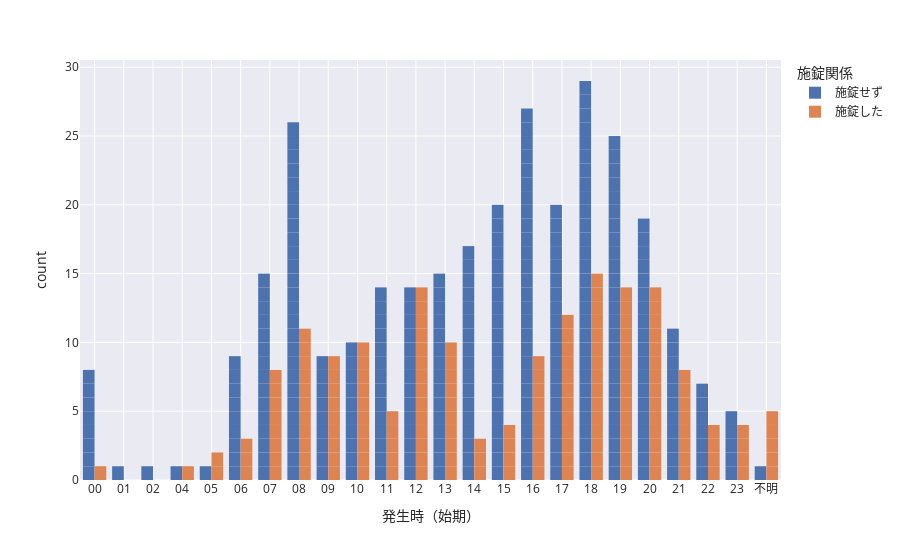

Source (notebook cell):
### Markdown cell above
↑上のチャートの凡例ののカテゴリーをダブルクリックするとどうなる？

`barmode='group'`を足すと何がどのように変わる？

### Code cell
fig = px.bar(kashiwa,
            x='発生時（始期）',
            color='施錠関係',
            barmode='group', # group the categories,
            template='seaborn'
            )
fig.update_traces(
    marker_line_width=0
)
fig.update_xaxes(categoryorder='category ascending')
fig.show()

### Figure 1 — Plotly figure (JSON) as saved in the notebook; plotly's stock layout.template omitted (floating-point values rounded to 4 significant figures; data arrays with more than 128 entries replaced by an {"elided": "..."} marker saying what was removed)
{"data": [{"alignmentgroup": "True", "hovertemplate": "施錠関係=施錠せず<br>発生時（始期）=%{x}<br>count=%{y}<extra></extra>", "legendgroup": "施錠せず", "marker": {"color": "rgb(76,114,176)", "line": {"width": 0}, "pattern": {"shape": ""}}, "name": "施錠せず", "offsetgroup": "施錠せず", "orientation": "v", "showlegend": true, "textposition": "auto", "type": "bar", "x": {"elided": "305 str values"}, "xaxis": "x", "y": {"elided": "305 int values"}, "yaxis": "y"}, {"alignmentgroup": "True", "hovertemplate": "施錠関係=施錠した<br>発生時（始期）=%{x}<br>count=%{y}<extra></extra>", "legendgroup": "施錠した", "marker": {"color": "rgb(221,132,82)", "line": {"width": 0}, "pattern": {"shape": ""}}, "name": "施錠した", "offsetgroup": "施錠した", "orientation": "v", "showlegend": true, "textposition": "auto", "type": "bar", "x": {"elided": "166 str values"}, "xaxis": "x", "y": {"elided": "166 int values"}, "yaxis": "y"}], "layout": {"barmode": "group", "legend": {"title": {"text": "施錠関係"}, "tracegroupgap": 0}, "margin": {"t": 60}, "xaxis": {"anchor": "y", "categoryorder": "category ascending", "domain": [0, 1], "title": {"text": "発生時（始期）"}}, "yaxis": {"anchor": "x", "domain": [0, 1], "title": {"text": "count"}}}}
